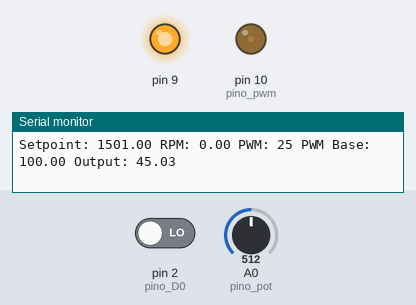
The sketch below on a simulated Arduino Uno, built with avr-gcc and run on an emulated ATmega328P. Shown: output pins drawn as LEDs (lit = HIGH), the last lines printed to the serial monitor. Inputs (shaded band) come from the test bench; at power-on: A0 (pino_pot) = 512, pin 2 (pino_D0) LOW.

Above: at 1.2 s.
1.3 s: A0 (pino_pot) set to 0
2.9 s: A0 (pino_pot) set to 210
At 5.2 s:
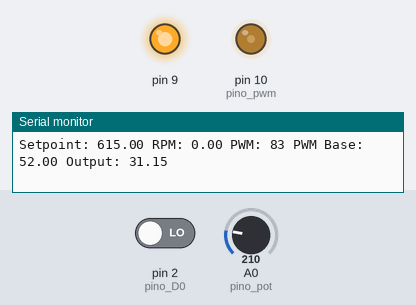
5.9 s: A0 (pino_pot) set to 511
At 12.5 s:
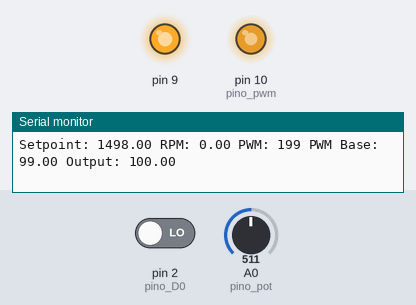
Timing chart, 0 to 14.0 s (numbered marks = the images above; inputs shaded):
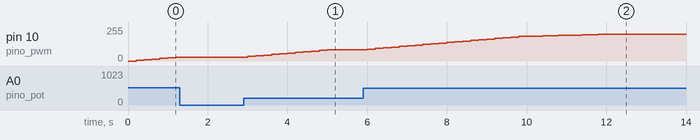

Measured:
- after the input at 2.9 s, pin 10 (pino_pwm): moves from 29/255 to 85/255 over 2.8 s, starting after 0.10 s

The sketch:

teste_controlador_PID.py.ino
```cpp
#include <PID_v1.h>

// Pinos
const int pino_D0 = 2;
const int pino_pwm = 10;
const int pino_pot = A0;

// Variáveis do encoder
float rpm;
unsigned long timeold;
const unsigned int pulsos_por_volta = 9;
volatile byte pulsos;
int estadoAtual;
int estadoAnterior = LOW;

// Variáveis do PID
double Setpoint, Input, Output;
const double Kp = 0.025;
const double Ki = 0.01;
const double Kd = 0.015;

// Variáveis de controle do PWM
int lastPwm = 0;
double pwmBase = 0;  // PWM base dinâmico

// Instância do PID
PID myPID(&Input, &Output, &Setpoint, Kp, Ki, Kd, DIRECT);

void setup() {
  Serial.begin(9600);

  pinMode(pino_D0, INPUT);
  pinMode(pino_pwm, OUTPUT);
  pinMode(9, OUTPUT);
  digitalWrite(9, HIGH);

  pulsos = 0;
  rpm = 0;
  timeold = millis();

  // Configuração do PID
  myPID.SetMode(AUTOMATIC);
  myPID.SetOutputLimits(-100, 100);  // Range maior para o PID

  Serial.println("Sistema iniciado");
}

void loop() {
  // Leitura do setpoint
  int potValue = analogRead(pino_pot);
  Setpoint = map(potValue, 0, 1023, 0, 3000);

  // Leitura do encoder
  estadoAtual = digitalRead(pino_D0);
  if (estadoAtual == HIGH && estadoAnterior == LOW) {
    pulsos++;
  }
  estadoAnterior = estadoAtual;

  // Cálculo do RPM e controle
  if (millis() - timeold >= 200) {
    unsigned long tempoDecorrido = millis() - timeold;
    rpm = (60.0 * 1000.0 * pulsos) / (pulsos_por_volta * tempoDecorrido);
    timeold = millis();
    pulsos = 0;

    // Ajuste do PWM base baseado no setpoint
    pwmBase = map(Setpoint, 0, 3000, 20, 180);

    // Atualização do PID
    Input = rpm;
    myPID.Compute();

    // Cálculo do novo PWM
    int targetPwm = pwmBase + Output;
    targetPwm = constrain(targetPwm, 0, 255);  // Expandido para usar todo o range do PWM

    // Suavização da mudança do PWM
    if (abs(targetPwm - lastPwm) > 5) {
      if (targetPwm > lastPwm) {
        lastPwm += 5;
      } else {
        lastPwm -= 5;
      }
    } else {
      lastPwm = targetPwm;
    }

    // Aplicação do PWM
    analogWrite(pino_pwm, lastPwm);

    // Debug
    Serial.print("Setpoint: ");
    Serial.print(Setpoint);
    Serial.print(" RPM: ");
    Serial.print(rpm, 2);
    Serial.print(" PWM: ");
    Serial.print(lastPwm);
    Serial.print(" PWM Base: ");
    Serial.print(pwmBase);
    Serial.print(" Output: ");
    Serial.println(Output);
  }
}
```
